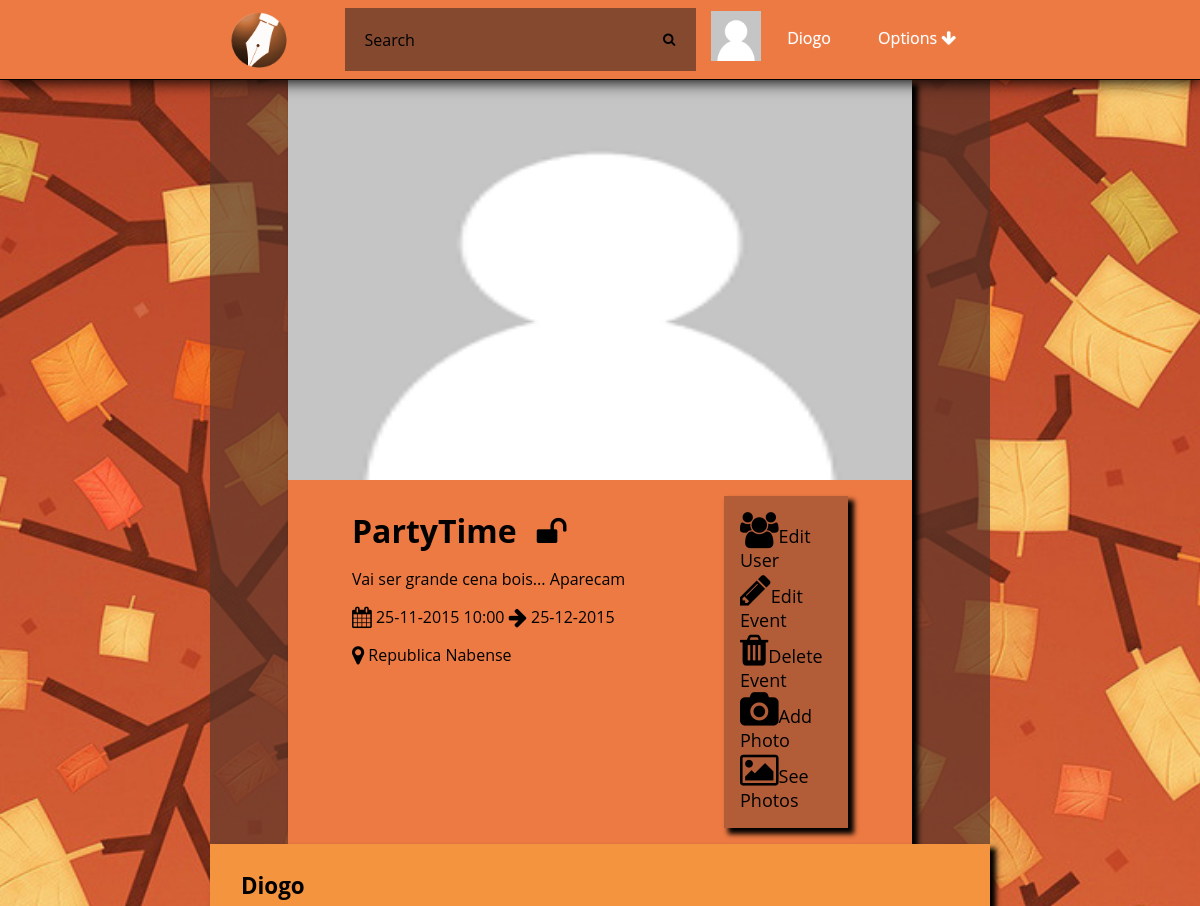
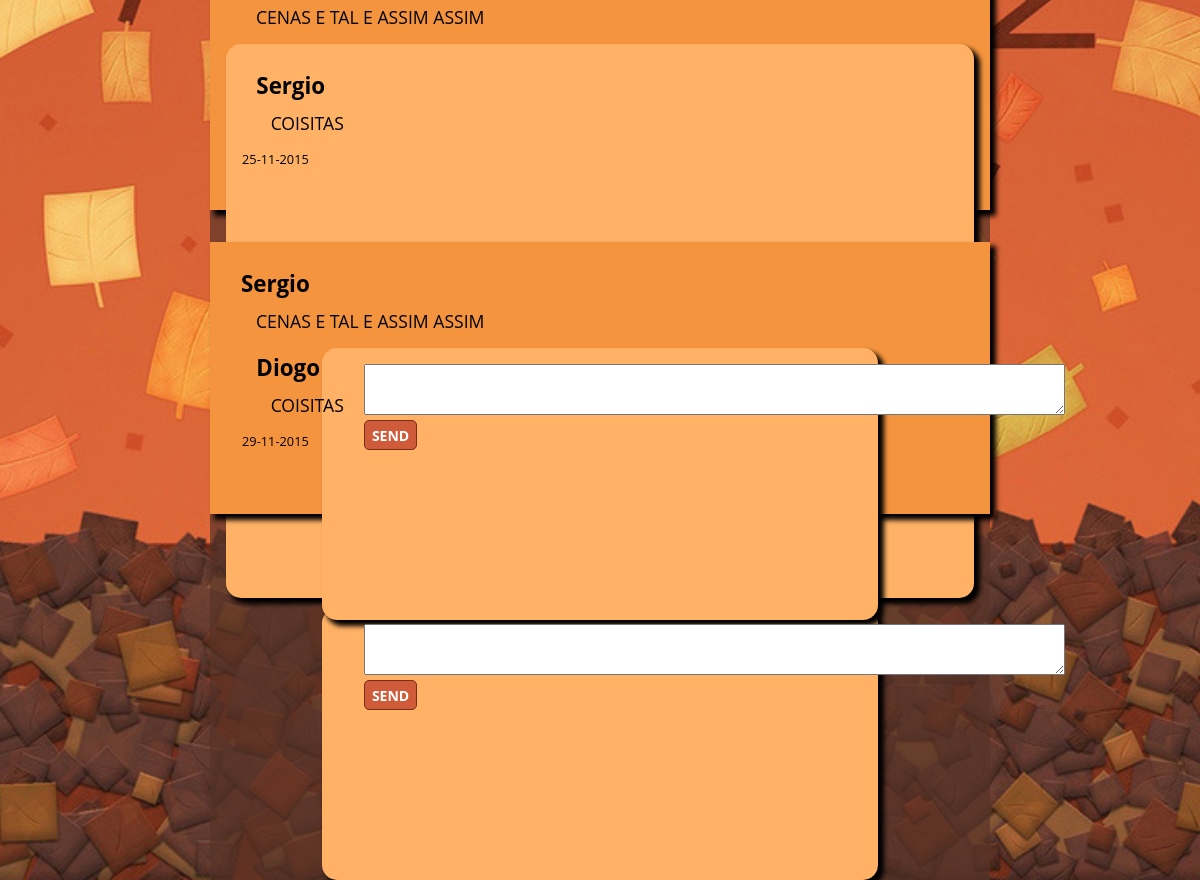
Page /event.php?id=1 (signed in) on the committed database (2 pictures, top to bottom).
### tables this page shows
CREATE TABLE Photo(
	idPhoto INTEGER PRIMARY KEY,
	path TEXT,
	uploadDate DATE
);

CREATE TABLE User(
	idUser INTEGER PRIMARY KEY,
	loginId TEXT NOT NULL,
	password TEXT NOT NULL,
	email TEXT NOT NULL,
	name TEXT,
	birthday DATE,
	idPhoto REFERENCES Photo(idPhoto)	
);

CREATE TABLE Event(
	idEvent INTEGER PRIMARY KEY,
	nameEvent TEXT NOT NULL,
	creationDate DATE NOT NULL,
	endDate DATE NOT NULL,
	local TEXT NOT NULL,
	public BOOLEAN,
	type TEXT,
	description TEXT,
	hour TEXT,
	idPhoto INTEGER REFERENCES Photo(idPhoto),
	idOwner INTEGER REFERENCES User(idUser)
);

CREATE TABLE Post(
	idPost INTEGER PRIMARY KEY,
	idEvent INTEGER REFERENCES Event(idEvent) ON DELETE CASCADE,
	idUser INTEGER REFERENCES User(idUser) ON DELETE CASCADE,
	info TEXT
);

CREATE TABLE Comment (
	idComment INTEGER PRIMARY KEY,
	idPost INTEGER REFERENCES Post(idPost) ON DELETE CASCADE,
	idUser INTEGER REFERENCES User(idUser) ON DELETE CASCADE,
	commentText TEXT NOT NULL,
	creationDate DATE DEFAULT (date('now'))
);

### databaseConnection.php (called while the page is built, shortened)
<?php
function getEvent($id){
    $pathDatabase='sqlite:'.__DIR__.'/event.db';
    $db = new PDO($pathDatabase);
    $stmt=$db->prepare("SELECT Event.*,Photo.path FROM Event,Photo WHERE Event.idEvent=:id AND Event.idPhoto=Photo.idPhoto");
    $stmt->bindParam(':id',$id,PDO::PARAM_INT);
    $stmt->execute();
    $result = $stmt->fetchAll();
    return $result[0];
}
function hasAccess($id){
    $pathDatabase='sqlite:'.__DIR__.'/event.db';
    $db = new PDO($pathDatabase);
    $stmt=$db->prepare("SELECT * FROM UserEvent WHERE idUser=:id AND idEvent=:idEvent");
    $stmt->bindParam(':id',$_SESSION["userId"],PDO::PARAM_INT);
    $stmt->bindParam(':idEvent',$id,PDO::PARAM_INT);
    $stmt->execute();
    $result = $stmt->fetchAll();
    if(count($result)>0){
        return true;
    }else return false;
}
function isAdmin($idEvent,$idAdmin){
    $pathDatabase='sqlite:'.__DIR__.'/event.db';
    $db = new PDO($pathDatabase);
    $stmt=$db->prepare("SELECT * FROM Event WHERE idOwner=:idAdmin AND idEvent=:idEvent;");
    $stmt->bindParam(':idAdmin',$idAdmin,PDO::PARAM_INT);
    $stmt->bindParam(':idEvent',$idEvent,PDO::PARAM_INT);
    $stmt->execute();
    $result = $stmt->fetchAll();
    if(count($result)>0){
        return true;
    }else return false;
}
function getUser($userId){
    $pathDatabase='sqlite:'.__DIR__.'/event.db';
    $db = new PDO($pathDatabase);
    $stmt=$db->prepare("SELECT * FROM User WHERE User.idUser=:userid");
    $stmt->bindParam(':userid',$userId,PDO::PARAM_INT);
    $stmt->execute();
    $result = $stmt->fetchAll();
     if($result>0){
        return $result[0];
    }else return false;
}
function getUserImagePath($userId){
    $pathDatabase='sqlite:'.__DIR__.'/event.db';
    $db = new PDO($pathDatabase);
    $stmt=$db->prepare("SELECT Photo.path FROM Photo,User WHERE Photo.idPhoto=User.idPhoto AND User.idUser=:userid");
    $stmt->bindParam(':userid',$userId,PDO::PARAM_INT);
    $stmt->execute();
    $result = $stmt->fetchAll();
     if($result>0){
        return $result[0][0];
    }else return false;
}
function getUser2($userId){
    $pathDatabase='sqlite:'.__DIR__.'/event.db';
    $db = new PDO($pathDatabase);
    $stmt=$db->prepare("SELECT * FROM User WHERE idUser=:userid;");
    $stmt->bindParam(':userid',$userId,PDO::PARAM_INT);
    $stmt->execute();
    $result = $stmt->fetch();
    return $result;
}
function getAllPosts($id){
    $pathDatabase='sqlite:'.__DIR__.'/event.db';
    $db = new PDO($pathDatabase);
    $stmt=$db->prepare("SELECT * FROM Post WHERE idEvent=:id");
    $stmt->bindParam(':id',$id,PDO::PARAM_INT);
    $stmt->execute();
    $result = $stmt->fetchAll();
    return $result;
}
function getAllComments($id){
    $pathDatabase='sqlite:'.__DIR__.'/event.db';
    $db = new PDO($pathDatabase);
    $stmt=$db->prepare("SELECT * FROM Comment WHERE idPost=:id");
    $stmt->bindParam(':id',$id,PDO::PARAM_INT);
    $stmt->execute();
    $result = $stmt->fetchAll();
    return $result;
}
?>

### event.php (the view, shortened to what this page needs)
<?php
	include_once('header.php');
	include_once('utils.php');
	if(!isset($_GET["id"]) ){
		displayError();
	}else if(!hasAccess($_GET["id"]) && !isPublic($_GET["id"])){
			displayError();
	}else{
		$result=getEvent($_GET["id"]);
		$posts=getAllPosts($_GET["id"]);
		getEventPageCard($result);
		?>
		<div class="options">
				<?php if(isAdmin($_GET["id"],$_SESSION["userId"])){?>
					<label id="addUser"><i class="fa fa-users fa-2x"></i> Edit User</label>
					<label id="editEvent"><i class="fa fa-pencil fa-2x"></i> Edit Event</label>
					<label id="deleteEvent"><i class="fa fa-trash fa-2x"></i> Delete Event</label>
					<label id="addPhoto"><i class="fa fa-camera fa-2x"></i> Add Photo</label>
					<label id="seePhotos"><i class="fa fa-picture-o fa-2x"></i> See Photos</label>
				<?php }else if(goesEvent($_GET["id"],$_SESSION["userId"])){?>
					<label id="Users"><i class="fa fa-users fa-2x"></i> See User</label>
					<label id="seePhotos"><i class="fa fa-picture-o fa-2x"></i> See Photos</label>
				<?php }else if(hasAccess($_GET["id"])){?>
					<label id="accept"><i class="fa fa-check fa-2x"></i> Accept</label>
					<label id="decline"><i class="fa fa-times fa-2x"></i> Decline</label>
				<?php }else if(isPublic($_GET["id"])){?>
					<label id="autoInvite"><i class="fa fa-check fa-2x"></i> Want to go</label>
				<?php } ?>
			</div>
		</div>
	</div>
	<?php
	if(isAdmin($_GET["id"],$_SESSION["userId"])){
		addPhotoModal($_GET["id"]);
	 }else if(goesEvent($_GET["id"],$_SESSION["userId"])){
		listUsersModal($_GET["id"]);
		viewPhotos($_GET["id"]);
	} ?>
	<?php
			foreach ($posts as $post) {
				$user=getUser2($post['idUser']);
				$comments=getAllComments($post['idPost']);
			?>
			<div class="cardEvent" id="post">
				<h4 id="user"><?php echo $user['name'] ?></h4>
				<p id="info"><?php echo $post['info'] ?></p>
				<?php
					foreach ($comments as $comment) {
						$cmtUser=getUser2($comment['idUser']);
				?>
					<div class="cardEvent" id="comment">
						<h4 id="user"><?php echo $cmtUser['name'] ?></h4>
						<p id="info"><?php echo $comment['commentText'] ?></p>
						<p id="date"><?php echo $comment['creationDate']?></p>
					</div>
				<?php } ?>
				<div class="cardEvent" id="newCmt">
					<form action="addComment.php?id=askas" method="get">
						<textarea id="commentText" name="comment" rows="3" cols="85"></textarea>
						<button id="button" type="Submit" value="Send">Send</button>
					</form>
				</div>
			</div>
			<?php } ?>
	<?php }
			include_once('footer.php');
			?>

### header.php (shortened to what this page needs)
<?php
	include_once 'databaseConnection.php';
?>
<!DOCTYPE html>
<html>
<head>
    <link rel="stylesheet" href="http://cdnjs.cloudflare.com/ajax/libs/font-awesome/4.4.0/css/font-awesome.min.css">
    <link rel="stylesheet" type="text/css" href="css/eventManager.css">
	<link rel="stylesheet" type="text/css" href="css/sweetalert.css">
</head>
<body>
	<div id="hmenu">
		<div id="containerNavBar">
			<ul class="nav">
				<a href="index.php"><img id="logo" src="static/website/logo.png"></img>
				</a>
				<li id="search">
					<form action="eventSearchPage.php" method="get">
						<input type="text" name="search_text" id="search_text" placeholder="Search" />
						<button type="submit" id="search_button"><i class="fa fa-search"></i></button>
					</form>
				</li>
				<li id="options">
					<a href="#">Options  <i class="fa fa-arrow-down"></i></a>
				</li>
				<li id="profile">
					<div class="profileButton">
						<div class ="profileButtonImage">
							<img src= <?php echo getUserImagePath($_SESSION['userId']); ?> style="width:50px;height:50px;">
						</div>
						<div class="profileButtonText">
							<a href="profile.php"> <?php echo getUser($_SESSION['userId'])['name'] ?> </a>
						</div>
					</div>
				</li>
			</ul>
		</div>
	</div>
	<div class="wrapper">

### utils.php (shortened to what this page needs)
<?php
function getEventPageCard($event){
    ?>
    <div class="cardEventPage" id="event<?php echo $event['idEvent']?>">
    <div class="imgContainerPage">
    <img src="<?php echo $event["path"]?>" />
    </div>
    <div class="eventInfo">
    <div class="eventInfoContent">
    <div class="name">
    <h1><?php echo $event['nameEvent']?></h1> <?php if($event["public"]){echo "<i class=\"fa fa-unlock fa-2x\"></i>";}else{echo "<i class=\"fa fa-lock fa-2x\"></i>";}?>
    </div>
    <div>
    <p>
    <?php echo $event['description'] ?>
    </p>
    <p>
    <i class="fa fa-calendar fa-lg"></i> <?php echo $event['creationDate']." ".$event["hour"]."  <i class=\"fa fa-arrow-right fa-lg\"></i>  ".$event['endDate'] ?>
    </p>
    <p>
    <i class="fa fa-map-marker fa-lg"></i> <?php echo $event['local'];?>
    </p>
    </div>
    </div>
<?php } ?>
<?php
function addPhotoModal($event){
    ?>
    </div>
<?php } ?>

### css/eventManager.css (style rules this page uses)
html { background-image: url('\../static/website/background.jpg'); background-attachment: fixed; background-position:center center; background-size:cover; display: block; box-sizing: border-box; height: 100%; }
body { width: 65%; margin:0 auto; background-color: rgba(88, 52, 40, 0.69); background-size: contain; background-attachment: fixed; box-sizing: border-box; display: block; min-height: 100%; }
div#hmenu { margin: auto auto; height: 5em; background: #ED7A43; width: 100%; text-align: center; position: fixed; top:0; left:0; border-bottom:1px solid; box-shadow: 0 1px 15px 1px; box-sizing: border-box; }
.card,.cardEvent { background-color: #F5943E; margin: 0 auto; margin-bottom: 2em; box-shadow: 5px 5px 5px 1px; padding: 1em; font-family: 'Open Sans', sans-serif; height: 15rem; cursor: pointer; }
.cardEvent#comment, .cardEvent#newCmt { border-radius: 15px; background-color: #FFB266; margin-bottom: 10px; }
.cardEvent#post h4, .cardEvent#comment h4 { font-size:1.4em; margin-top: 10px; margin-bottom: 0px; margin-left: 2%; }
.cardEvent#post p#info, .cardEvent#comment p#info { font-size:1.1em; margin-top: 10px; margin-bottom: 15px; margin-left: 4%; }
.cardEvent#comment p#date { position: relative; margin-top: 0px; margin-bottom: 0px; font-size: 0.8em; }
.cardEvent#newCmt button#button { width: 10%; height: 30px; background-color: #D05B3A; box-sizing: border-box; border-radius: 5px; border: 1px solid #762E18; color: #fff; font-weight: bold; text-transform: uppercase; font-size: 14px; font-family: 'Open Sans', sans-serif; outline: none; cursor: pointer; margin-left: 5%; }
.cardEvent#newCmt { width: 70%; }
.cardEvent#newCmt textarea#commentText { margin-left: 5%; }
img#logo { height: 80%;width: auto;float: left;margin-left: 1em;border-radius: 50%;margin-right: 1em; }
div#containerNavBar { display: inline-block; width: 65%; height: 100%; margin: auto; box-sizing: border-box; }
.nav { height: 100%; width: 100%; display: inline-block; margin: 0.5em auto; padding: 0; }
.nav li { float: left; list-style-type: none; position: relative; margin: auto 1%; display: inline-block; }
.nav li a { font-size: 16px; color: white; display: block; line-height: 60px; padding: 0 26px; text-decoration: none; font-family: 'Open Sans', sans-serif; text-shadow: 0 0 1px rgba(255, 255, 255, 0.5); }
li#search { width: 45%; height: 80%; margin-left: 5%; }
#search_text { width: 85%; padding: 10px 0 10px 20px; font-size: 16px; font-family: 'Open Sans', sans-serif; border: 0 none; height: 100%; margin-right: 0; color: white; outline: none; background: rgba(88, 52, 40, 0.69); float: left; box-sizing: border-box; transition: all 0.15s; }
#search_button { border: 0 none; background: rgba(88, 52, 40, 0.69) center no-repeat; width: 15%; float: left; padding: 0; text-align: center; height: 100%; cursor: pointer; }
li#profile { width: 15%; }
li#options { float:right; padding: 0; }
#search form { width: 100%; height: 100%; margin: 0 auto; display: inline-block; }
.imgContainerPage { width: 100%; height: 25em; }
.cardEventPage { margin: 0 auto;box-shadow: 5px 5px 5px 1px;font-family: 'Open Sans', sans-serif; }
.imgContainerPage img { width: 100%; height: 100%; }
.eventInfo { background: #ED7A43; margin: 0 auto; padding: 1em 4em 1em 4em; display: table; width: 100%; box-sizing: border-box; }
.eventInfoContent .name h1 { margin: 0 0.5em 0 0; display: inline-block; }
.eventInfoContent { display: table-cell; }
.options { display: table-cell; box-shadow: 5px 5px 5px 1px; background: rgba(178,93,56,1); padding: 1em; width: 25%; }
.options label { cursor: pointer; width: 100%; display: table-row; margin: 0 auto; font-size: large; }
.cardEventPage .name { display: block; width: auto; margin: 0; }
.profileButton { width: 100%; display: table; }
.profileButtonImage { height: 100%; display: table-cell; margin: 0 auto; width: 30%; vertical-align: middle; }
.profileButtonText { width: 50%; display: table-cell; box-sizing: border-box; margin: 0 auto; }
.name i { display: inline-block; }
.wrapper { width: 80%; margin: 0 auto; padding-top: 5em; }

### rows in the picture
photo: path (placeholder picture)
user: name "Diogo"
event: idPhoto.path (placeholder picture), nameEvent "PartyTime", description "Vai ser grande cena bois... Aparecam", creationDate "25-11-2015", hour "10:00", endDate "25-12-2015", local "Republica Nabense"
post: idUser.name "Diogo", info "CENAS E TAL E ASSIM ASSIM"
comment: idUser.name "Sergio", commentText "COISITAS", creationDate "25-11-2015"
comment: idUser.name "Diogo", commentText "COISITAS", creationDate "29-11-2015"
post: idUser.name "Sergio", info "CENAS E TAL E ASSIM ASSIM"
